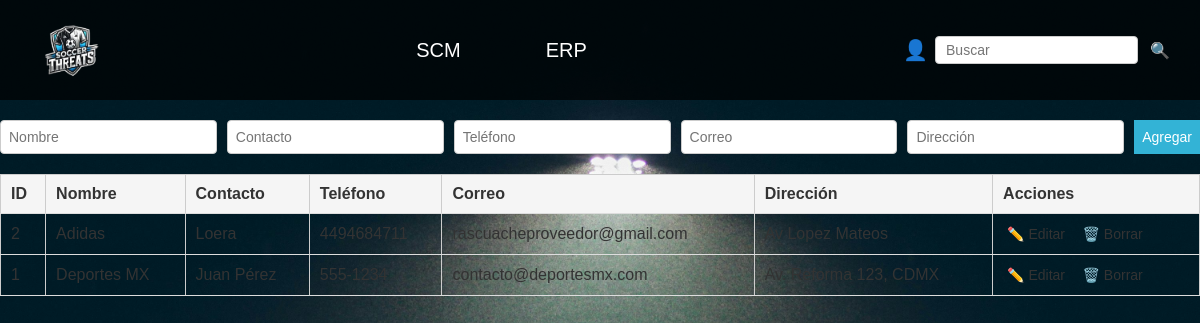
The app's page /proveedores.php (signed in) with its own data.
### tables this page shows
CREATE TABLE `proveedores` (
  `id_proveedor` int NOT NULL,
  `nombre` varchar(100) DEFAULT NULL,
  `contacto` varchar(100) DEFAULT NULL,
  `telefono` varchar(20) DEFAULT NULL,
  `correo` varchar(150) DEFAULT NULL,
  `direccion` text
);

### proveedores.php (the view, shortened to what this page needs)
<?php
include 'auth.php';
$proveedor_editar = null;
$result = $conn->query("SELECT * FROM proveedores ORDER BY id_proveedor DESC");
?>
<!DOCTYPE html>
<html lang="es">
<head>
    <link rel="stylesheet" href="static/styles/index.css">
    <link rel="stylesheet" href="static/styles/proveedores.css">
    <link rel="stylesheet" href="static/styles/modal.css">
    <link rel="stylesheet" href="static/styles/perfil.css">
    <link rel="stylesheet" href="static/styles/dropdown.css">
</head>
<body>
    <header class="menu">
        <img src="static/images/logo.png" alt="Logo" class="logo">
        <ul>
            <li>
                <a href="#">SCM</a>
            </li>
            <li>
                <a href="#">ERP</a>
            </li>
        </ul>
        <form class="buscador" action="/buscar" method="get">
            <a href="#" class="profile" id="openLogin">👤</a>
            <input type="text" name="q" placeholder="Buscar">
            <button type="submit">🔍</button>
        </form>
    </header>
<form method="post">
    <input type="text" name="nombre" placeholder="Nombre" required value="<?= $proveedor_editar['nombre'] ?? '' ?>">
    <input type="text" name="contacto" placeholder="Contacto" required value="<?= $proveedor_editar['contacto'] ?? '' ?>">
    <input type="text" name="telefono" placeholder="Teléfono" required value="<?= $proveedor_editar['telefono'] ?? '' ?>">
    <input type="email" name="correo" placeholder="Correo" required value="<?= $proveedor_editar['correo'] ?? '' ?>">
    <input type="text" name="direccion" placeholder="Dirección" required value="<?= $proveedor_editar['direccion'] ?? '' ?>">
    <?php if ($proveedor_editar): ?>
        <button type="submit" name="editar">Actualizar</button>
    <?php else: ?>
        <button type="submit" name="agregar">Agregar</button>
    <?php endif; ?>
</form>
<table>
    <thead>
        <tr>
            <th>ID</th>
            <th>Nombre</th>
            <th>Contacto</th>
            <th>Teléfono</th>
            <th>Correo</th>
            <th>Dirección</th>
            <th>Acciones</th>
        </tr>
    </thead>
    <tbody>
    <?php while ($row = $result->fetch_assoc()): ?>
        <tr>
            <td><?= $row['id_proveedor'] ?></td>
            <td><?= $row['nombre'] ?></td>
            <td><?= $row['contacto'] ?></td>
            <td><?= $row['telefono'] ?></td>
            <td><?= $row['correo'] ?></td>
            <td><?= $row['direccion'] ?></td>
            <td>
            <div class="acciones">
                <form method="get" style="display:inline;">
                    <button type="submit">✏️ Editar</button>
                </form>
                <form method="get" style="display:inline;" onsubmit="return confirm('¿Estás seguro?');">
                    <button type="submit">🗑️ Borrar</button>
                </form>
            </div>
            </td>
        </tr>
    <?php endwhile; ?>
    </tbody>
</table>
</body>
</html>

### static/styles/index.css (style rules this page uses)
.menu { background-color: #333; padding: 20px; display: flex; align-items: center; justify-content: space-between; height: 80px; }
.buscador { display: flex; align-items: center; gap: 2px; }
.cart, .profile { font-size: 20px; text-decoration: none; color: #fff; cursor: pointer; margin-right: 5px; transition: color 0.3s ease; }
.buscador input[type="text"] { border: 1px solid #ccc; padding: 5px 10px; border-radius: 4px; outline: none; flex-grow: 1; }
.buscador button { border: none; background-color: transparent; cursor: pointer; padding: 5px 10px; font-size: 16px; color: #fff; }
.logo { width: 60px; height: auto; margin-left: 20px; }
.menu ul { list-style: none; margin: 0; padding: 0; display: flex; justify-content: center; flex-grow: 1; }
.menu ul li { margin: 0 15px; }
.menu ul li a { color: white; text-decoration: none; font-size: 20px; padding: 15px 20px; position: relative; }
.menu ul li a::after { content: ''; position: absolute; bottom: 0; left: 0; width: 100%; height: 3px; background-color: #fff; transform: scaleX(0); transition: transform 0.3s ease-in-out; }

### static/styles/proveedores.css (style rules this page uses)
body { font-family: Arial, sans-serif; margin: 0; padding: 0; background: url('/soccer/static/images/wall/proveedor.jpeg') no-repeat center center fixed; background-size: cover; color: #333; }
header.menu { background-color: rgba(0, 0, 0, 0.7); color: #fff; padding: 10px 20px; display: flex; align-items: center; justify-content: space-between; }
header.menu ul { list-style: none; display: flex; gap: 15px; margin: 0; padding: 0; }
header.menu a { color: #fff; text-decoration: none; transition: color 0.3s ease; }
table { width: 100%; border-collapse: collapse; margin-bottom: 20px; }
table thead { background-color: #f5f5f5; }
table th, table td { padding: 10px; text-align: left; border-bottom: 1px solid #ddd; }
form { display: flex; flex-wrap: wrap; gap: 10px; margin-bottom: 20px; }
form input, form textarea, form button { padding: 8px; font-size: 14px; }
form input, form textarea { flex: 1; border: 1px solid #ccc; border-radius: 4px; }
form button { background-color: #33b3d6; color: white; border: none; cursor: pointer; transition: background 0.3s ease; }
.acciones button { display: inline-block; background: transparent; border: none; color: inherit; cursor: pointer; padding: 2px 4px; margin-right: 5px; vertical-align: middle; font-size: 14px; }

### static/styles/dropdown.css (style rules this page uses)
.menu ul { list-style: none; margin: 0; padding: 0; display: flex; }
.menu li { position: relative; }

### proveedores.php (style rules this page uses)
table { border-collapse: collapse; width: 100%; }
th, td { padding: 8px; border: 1px solid #ccc; text-align: left; }
form { margin: 20px 0; }

### records on screen
proveedores: id_proveedor "2", nombre "Adidas", contacto "Loera", telefono "4494684711", correo "rascuacheproveedor@gmail.com", direccion "Av Lopez Mateos"
proveedores: id_proveedor "1", nombre "Deportes MX", contacto "Juan Pérez", telefono "555-1234", correo "contacto@deportesmx.com", direccion "Av. Reforma 123, CDMX"
